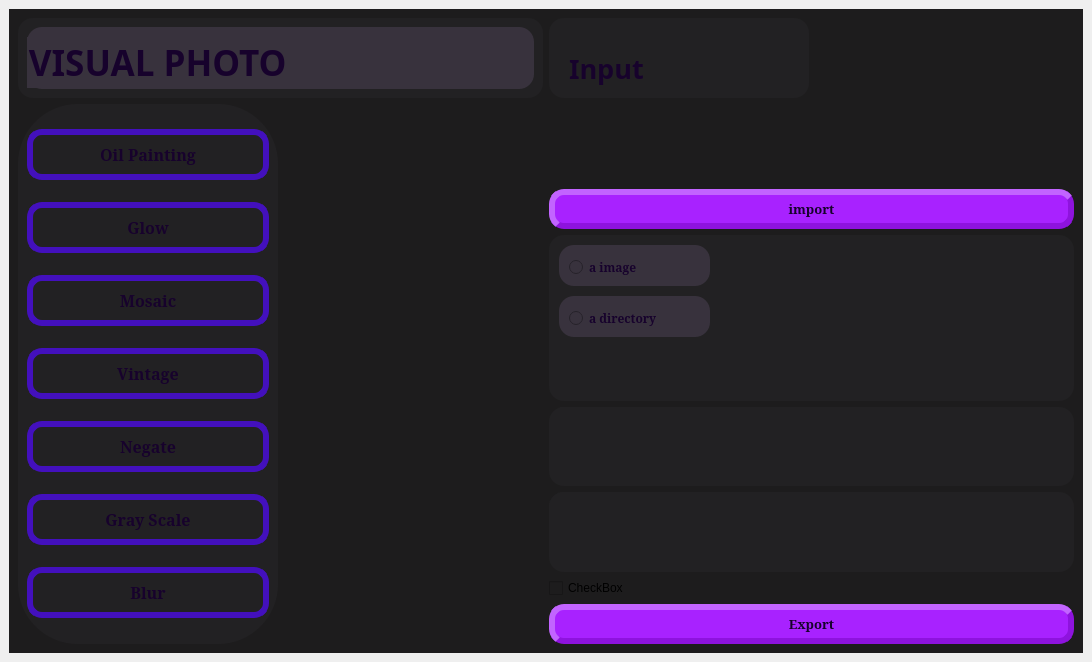
<?xml version="1.0" encoding="UTF-8"?>
<ui version="4.0">
 <class>MainWindow</class>
 <widget class="QMainWindow" name="MainWindow">
  <property name="geometry">
   <rect>
    <x>0</x>
    <y>0</y>
    <width>1092</width>
    <height>662</height>
   </rect>
  </property>
  <property name="windowTitle">
   <string>MainWindow</string>
  </property>
  <widget class="QWidget" name="centralwidget">
   <property name="maximumSize">
    <size>
     <width>1092</width>
     <height>662</height>
    </size>
   </property>
   <property name="styleSheet">
    <string notr="true"/>
   </property>
   <layout class="QGridLayout" name="gridLayout">
    <property name="sizeConstraint">
     <enum>QLayout::SetMaximumSize</enum>
    </property>
    <item row="1" column="0">
     <widget class="QFrame" name="main_grid_layout">
      <property name="maximumSize">
       <size>
        <width>1070</width>
        <height>640</height>
       </size>
      </property>
      <property name="styleSheet">
       <string notr="true">background: #1d1c1d;</string>
      </property>
      <layout class="QGridLayout" name="main_layout">
       <property name="sizeConstraint">
        <enum>QLayout::SetMaximumSize</enum>
       </property>
       <item row="9" column="4" colspan="2">
        <widget class="QPushButton" name="export_button">
         <property name="font">
          <font>
           <family>Mitra</family>
           <pointsize>10</pointsize>
           <weight>75</weight>
           <bold>true</bold>
          </font>
         </property>
         <property name="styleSheet">
          <string notr="true">QPushButton{
    background-color: #a822ff;
    border-style: outset;
    border-width: 6px;
    border-radius: 15px;
    border-color: #8e13de;
    min-width: 10em;
    padding: 5px; 
	color: #17022c;

}</string>
         </property>
         <property name="text">
          <string>Export</string>
         </property>
        </widget>
       </item>
       <item row="8" column="4">
        <widget class="QCheckBox" name="copy_files_check">
         <property name="styleSheet">
          <string notr="true">size:20;</string>
         </property>
         <property name="text">
          <string>CheckBox</string>
         </property>
        </widget>
       </item>
       <item row="3" column="4" colspan="2">
        <widget class="QPushButton" name="import_button">
         <property name="font">
          <font>
           <family>Mitra</family>
           <pointsize>10</pointsize>
           <weight>75</weight>
           <bold>true</bold>
          </font>
         </property>
         <property name="styleSheet">
          <string notr="true">QPushButton{
    background-color: #a822ff;
    border-style: outset;
    border-width: 6px;
    border-radius: 15px;
    border-color: #8e13de;
    min-width: 10em;
    padding: 5px; 
	color: #17022c;

}</string>
         </property>
         <property name="text">
          <string>import</string>
         </property>
        </widget>
       </item>
       <item row="4" column="4" rowspan="2" colspan="2">
        <widget class="QFrame" name="import_setting_fream">
         <property name="styleSheet">
          <string notr="true">background: #222123;
border-width: 6px;
border-radius: 15px;
border-color: #8e13de;</string>
         </property>
         <property name="frameShape">
          <enum>QFrame::StyledPanel</enum>
         </property>
         <property name="frameShadow">
          <enum>QFrame::Raised</enum>
         </property>
         <widget class="QFrame" name="image_fream_i">
          <property name="geometry">
           <rect>
            <x>10</x>
            <y>10</y>
            <width>151</width>
            <height>41</height>
           </rect>
          </property>
          <property name="styleSheet">
           <string notr="true">background: #38323d;
border-width: 6px;
border-radius: 15px;
border-color: #8e13de;</string>
          </property>
          <property name="frameShape">
           <enum>QFrame::StyledPanel</enum>
          </property>
          <property name="frameShadow">
           <enum>QFrame::Raised</enum>
          </property>
          <widget class="QRadioButton" name="image_i">
           <property name="geometry">
            <rect>
             <x>10</x>
             <y>10</y>
             <width>98</width>
             <height>24</height>
            </rect>
           </property>
           <property name="font">
            <font>
             <family>Mitra</family>
             <weight>75</weight>
             <bold>true</bold>
            </font>
           </property>
           <property name="styleSheet">
            <string notr="true">color: #17022c;</string>
           </property>
           <property name="text">
            <string>a image</string>
           </property>
          </widget>
         </widget>
         <widget class="QFrame" name="dir_fream_i">
          <property name="geometry">
           <rect>
            <x>10</x>
            <y>61</y>
            <width>151</width>
            <height>41</height>
           </rect>
          </property>
          <property name="styleSheet">
           <string notr="true">background: #38323d;
border-width: 6px;
border-radius: 15px;
border-color: #8e13de;</string>
          </property>
          <property name="frameShape">
           <enum>QFrame::StyledPanel</enum>
          </property>
          <property name="frameShadow">
           <enum>QFrame::Raised</enum>
          </property>
          <widget class="QRadioButton" name="dir_i">
           <property name="geometry">
            <rect>
             <x>10</x>
             <y>10</y>
             <width>98</width>
             <height>24</height>
            </rect>
           </property>
           <property name="font">
            <font>
             <family>Mitra</family>
             <weight>75</weight>
             <bold>true</bold>
            </font>
           </property>
           <property name="styleSheet">
            <string notr="true">color: #17022c;</string>
           </property>
           <property name="text">
            <string>a directory</string>
           </property>
          </widget>
         </widget>
        </widget>
       </item>
       <item row="7" column="4" colspan="2">
        <widget class="QFrame" name="num_file_fream">
         <property name="styleSheet">
          <string notr="true">background: #222123;
border-width: 6px;
border-radius: 15px;
border-color: #8e13de;</string>
         </property>
         <property name="frameShape">
          <enum>QFrame::StyledPanel</enum>
         </property>
         <property name="frameShadow">
          <enum>QFrame::Raised</enum>
         </property>
         <widget class="QLabel" name="num_file_label">
          <property name="geometry">
           <rect>
            <x>0</x>
            <y>0</y>
            <width>171</width>
            <height>44</height>
           </rect>
          </property>
          <property name="font">
           <font>
            <family>2  Mitra</family>
            <weight>75</weight>
            <bold>true</bold>
           </font>
          </property>
          <property name="styleSheet">
           <string notr="true">QLabel {
        color: #17022c;
}</string>
          </property>
          <property name="text">
           <string/>
          </property>
         </widget>
        </widget>
       </item>
       <item row="6" column="4" colspan="2">
        <widget class="QFrame" name="path_fream">
         <property name="styleSheet">
          <string notr="true">background: #222123;
border-width: 6px;
border-radius: 15px;
border-color: #8e13de;</string>
         </property>
         <property name="frameShape">
          <enum>QFrame::StyledPanel</enum>
         </property>
         <property name="frameShadow">
          <enum>QFrame::Raised</enum>
         </property>
         <widget class="QLabel" name="path_label">
          <property name="geometry">
           <rect>
            <x>10</x>
            <y>-10</y>
            <width>189</width>
            <height>55</height>
           </rect>
          </property>
          <property name="font">
           <font>
            <family>2  Mitra</family>
            <weight>75</weight>
            <bold>true</bold>
           </font>
          </property>
          <property name="styleSheet">
           <string notr="true">QLabel {
        color: #17022c;
}</string>
          </property>
          <property name="text">
           <string/>
          </property>
         </widget>
        </widget>
       </item>
       <item row="1" column="4">
        <widget class="QFrame" name="input_text_fream">
         <property name="styleSheet">
          <string notr="true">background: #222123;
border-width: 6px;
border-radius: 15px;
border-color: #8e13de;</string>
         </property>
         <property name="frameShape">
          <enum>QFrame::StyledPanel</enum>
         </property>
         <property name="frameShadow">
          <enum>QFrame::Raised</enum>
         </property>
         <widget class="QLabel" name="Input_Label">
          <property name="geometry">
           <rect>
            <x>20</x>
            <y>30</y>
            <width>101</width>
            <height>41</height>
           </rect>
          </property>
          <property name="font">
           <font>
            <family>2  Mitra</family>
            <pointsize>20</pointsize>
            <weight>75</weight>
            <bold>true</bold>
           </font>
          </property>
          <property name="styleSheet">
           <string notr="true">QLabel {
        color: #17022c;
}</string>
          </property>
          <property name="text">
           <string>Input</string>
          </property>
         </widget>
        </widget>
       </item>
       <item row="1" column="1" colspan="2">
        <widget class="QFrame" name="logo_fream1">
         <property name="styleSheet">
          <string notr="true">background: #222123;
border-width: 6px;
border-radius: 15px;
border-color: #8e13de;</string>
         </property>
         <property name="frameShape">
          <enum>QFrame::StyledPanel</enum>
         </property>
         <property name="frameShadow">
          <enum>QFrame::Raised</enum>
         </property>
         <layout class="QGridLayout" name="gridLayout_2">
          <item row="0" column="0">
           <widget class="QFrame" name="logo_fream2">
            <property name="styleSheet">
             <string notr="true">background: #38323d;
border-width: 6px;
border-radius: 15px;
border-color: #8e13de;</string>
            </property>
            <property name="frameShape">
             <enum>QFrame::StyledPanel</enum>
            </property>
            <property name="frameShadow">
             <enum>QFrame::Raised</enum>
            </property>
            <widget class="QLabel" name="VISUAL_PHOTO">
             <property name="geometry">
              <rect>
               <x>-180</x>
               <y>10</y>
               <width>561</width>
               <height>51</height>
              </rect>
             </property>
             <property name="font">
              <font>
               <family>2  Mitra</family>
               <pointsize>26</pointsize>
               <weight>75</weight>
               <bold>true</bold>
              </font>
             </property>
             <property name="styleSheet">
              <string notr="true">QLabel {
    color: #17022c;
}</string>
             </property>
             <property name="text">
              <string>                    VISUAL PHOTO</string>
             </property>
            </widget>
           </widget>
          </item>
         </layout>
        </widget>
       </item>
       <item row="2" column="1" rowspan="8">
        <widget class="QFrame" name="buttons_frame">
         <property name="styleSheet">
          <string notr="true">background: #222123;
border-width: 6px;
border-radius: 60px;
border-color: #8e13de;</string>
         </property>
         <property name="frameShape">
          <enum>QFrame::StyledPanel</enum>
         </property>
         <property name="frameShadow">
          <enum>QFrame::Raised</enum>
         </property>
         <layout class="QGridLayout" name="gridLayout_3">
          <item row="0" column="2">
           <widget class="QPushButton" name="oil_b">
            <property name="font">
             <font>
              <family>Mitra</family>
              <pointsize>12</pointsize>
              <weight>75</weight>
              <bold>true</bold>
             </font>
            </property>
            <property name="styleSheet">
             <string notr="true">QPushButton {
   
    background: qlineargradient(x1:0, y1:0, x2:0, y2:1,
                                stop:0 #790cea, stop:1 #4d0cea);
    
  
    border: 6px solid #4310bd;
    border-radius: 15px;
    outline: 2px solid rgba(255, 255, 255, 0.4);
    box-shadow: inset 0 0 12px rgba(0, 0, 0, 0.6), 
                0 4px 8px rgba(0, 0, 0, 0.4);
    
 
    color: #17022c;
    min-width: 10em;
    padding: 8px 16px;
}

QPushButton:hover {
 
    background: qlineargradient(x1:0, y1:0, x2:0, y2:1,
                                stop:0 #7f23ef, stop:1 #0303f1);
    border-color: #501dcb;
    box-shadow: inset 0 0 15px rgba(0, 0, 0, 0.8), 
                0 6px 12px rgba(0, 0, 0, 0.5);
}

QPushButton:pressed {
   
    background: qlineargradient(x1:0, y1:0, x2:0, y2:1,
                                stop:0 #9b1fe0, stop:1 #7e0dc7);
    border-color: #7a0fc0;
    padding: 10px 16px 6px 16px;
    box-shadow: inset 0 0 20px rgba(0, 0, 0, 0.9), 
                0 2px 4px rgba(0, 0, 0, 0.3);
}</string>
            </property>
            <property name="text">
             <string>Oil Painting</string>
            </property>
           </widget>
          </item>
          <item row="1" column="2">
           <widget class="QPushButton" name="glow_b">
            <property name="font">
             <font>
              <family>Mitra</family>
              <pointsize>12</pointsize>
              <weight>75</weight>
              <bold>true</bold>
             </font>
            </property>
            <property name="styleSheet">
             <string notr="true">QPushButton {
   
    background: qlineargradient(x1:0, y1:0, x2:0, y2:1,
                                stop:0 #790cea, stop:1 #4d0cea);
    
  
    border: 6px solid #4310bd;
    border-radius: 15px;
    outline: 2px solid rgba(255, 255, 255, 0.4);
    box-shadow: inset 0 0 12px rgba(0, 0, 0, 0.6), 
                0 4px 8px rgba(0, 0, 0, 0.4);
    
 
    color: #17022c;
    min-width: 10em;
    padding: 8px 16px;
}

QPushButton:hover {
 
    background: qlineargradient(x1:0, y1:0, x2:0, y2:1,
                                stop:0 #7f23ef, stop:1 #0303f1);
    border-color: #501dcb;
    box-shadow: inset 0 0 15px rgba(0, 0, 0, 0.8), 
                0 6px 12px rgba(0, 0, 0, 0.5);
}

QPushButton:pressed {
   
    background: qlineargradient(x1:0, y1:0, x2:0, y2:1,
                                stop:0 #9b1fe0, stop:1 #7e0dc7);
    border-color: #7a0fc0;
    padding: 10px 16px 6px 16px;
    box-shadow: inset 0 0 20px rgba(0, 0, 0, 0.9), 
                0 2px 4px rgba(0, 0, 0, 0.3);
}</string>
            </property>
            <property name="text">
             <string>Glow</string>
            </property>
           </widget>
          </item>
          <item row="3" column="2">
           <widget class="QPushButton" name="vintage_b">
            <property name="font">
             <font>
              <family>Mitra</family>
              <pointsize>12</pointsize>
              <weight>75</weight>
              <bold>true</bold>
             </font>
            </property>
            <property name="styleSheet">
             <string notr="true">QPushButton {
   
    background: qlineargradient(x1:0, y1:0, x2:0, y2:1,
                                stop:0 #790cea, stop:1 #4d0cea);
    
  
    border: 6px solid #4310bd;
    border-radius: 15px;
    outline: 2px solid rgba(255, 255, 255, 0.4);
    box-shadow: inset 0 0 12px rgba(0, 0, 0, 0.6), 
                0 4px 8px rgba(0, 0, 0, 0.4);
    
 
    color: #17022c;
    min-width: 10em;
    padding: 8px 16px;
}

QPushButton:hover {
 
    background: qlineargradient(x1:0, y1:0, x2:0, y2:1,
                                stop:0 #7f23ef, stop:1 #0303f1);
    border-color: #501dcb;
    box-shadow: inset 0 0 15px rgba(0, 0, 0, 0.8), 
                0 6px 12px rgba(0, 0, 0, 0.5);
}

QPushButton:pressed {
   
    background: qlineargradient(x1:0, y1:0, x2:0, y2:1,
                                stop:0 #9b1fe0, stop:1 #7e0dc7);
    border-color: #7a0fc0;
    padding: 10px 16px 6px 16px;
    box-shadow: inset 0 0 20px rgba(0, 0, 0, 0.9), 
                0 2px 4px rgba(0, 0, 0, 0.3);
}</string>
            </property>
            <property name="text">
             <string>Vintage</string>
            </property>
           </widget>
          </item>
          <item row="6" column="2">
           <widget class="QPushButton" name="Blur_b">
            <property name="font">
             <font>
              <family>Mitra</family>
              <pointsize>12</pointsize>
              <weight>75</weight>
              <bold>true</bold>
             </font>
            </property>
            <property name="styleSheet">
             <string notr="true">QPushButton {
   
    background: qlineargradient(x1:0, y1:0, x2:0, y2:1,
                                stop:0 #790cea, stop:1 #4d0cea);
    
  
    border: 6px solid #4310bd;
    border-radius: 15px;
    outline: 2px solid rgba(255, 255, 255, 0.4);
    box-shadow: inset 0 0 12px rgba(0, 0, 0, 0.6), 
                0 4px 8px rgba(0, 0, 0, 0.4);
    
 
    color: #17022c;
    min-width: 10em;
    padding: 8px 16px;
}

QPushButton:hover {
 
    background: qlineargradient(x1:0, y1:0, x2:0, y2:1,
                                stop:0 #7f23ef, stop:1 #0303f1);
    border-color: #501dcb;
    box-shadow: inset 0 0 15px rgba(0, 0, 0, 0.8), 
                0 6px 12px rgba(0, 0, 0, 0.5);
}

QPushButton:pressed {
   
    background: qlineargradient(x1:0, y1:0, x2:0, y2:1,
                                stop:0 #9b1fe0, stop:1 #7e0dc7);
    border-color: #7a0fc0;
    padding: 10px 16px 6px 16px;
    box-shadow: inset 0 0 20px rgba(0, 0, 0, 0.9), 
                0 2px 4px rgba(0, 0, 0, 0.3);
}</string>
            </property>
            <property name="text">
             <string>Blur</string>
            </property>
           </widget>
          </item>
          <item row="5" column="2">
           <widget class="QPushButton" name="gray_scale_b">
            <property name="font">
             <font>
              <family>Mitra</family>
              <pointsize>12</pointsize>
              <weight>75</weight>
              <bold>true</bold>
             </font>
            </property>
            <property name="styleSheet">
             <string notr="true">QPushButton {
   
    background: qlineargradient(x1:0, y1:0, x2:0, y2:1,
                                stop:0 #790cea, stop:1 #4d0cea);
    
  
    border: 6px solid #4310bd;
    border-radius: 15px;
    outline: 2px solid rgba(255, 255, 255, 0.4);
    box-shadow: inset 0 0 12px rgba(0, 0, 0, 0.6), 
                0 4px 8px rgba(0, 0, 0, 0.4);
    
 
    color: #17022c;
    min-width: 10em;
    padding: 8px 16px;
}

QPushButton:hover {
 
    background: qlineargradient(x1:0, y1:0, x2:0, y2:1,
                                stop:0 #7f23ef, stop:1 #0303f1);
    border-color: #501dcb;
    box-shadow: inset 0 0 15px rgba(0, 0, 0, 0.8), 
                0 6px 12px rgba(0, 0, 0, 0.5);
}

QPushButton:pressed {
   
    background: qlineargradient(x1:0, y1:0, x2:0, y2:1,
                                stop:0 #9b1fe0, stop:1 #7e0dc7);
    border-color: #7a0fc0;
    padding: 10px 16px 6px 16px;
    box-shadow: inset 0 0 20px rgba(0, 0, 0, 0.9), 
                0 2px 4px rgba(0, 0, 0, 0.3);
}</string>
            </property>
            <property name="text">
             <string>Gray Scale</string>
            </property>
           </widget>
          </item>
          <item row="4" column="2">
           <widget class="QPushButton" name="negate_b">
            <property name="font">
             <font>
              <family>Mitra</family>
              <pointsize>12</pointsize>
              <weight>75</weight>
              <bold>true</bold>
             </font>
            </property>
            <property name="styleSheet">
             <string notr="true">QPushButton {
   
    background: qlineargradient(x1:0, y1:0, x2:0, y2:1,
                                stop:0 #790cea, stop:1 #4d0cea);
    
  
    border: 6px solid #4310bd;
    border-radius: 15px;
    outline: 2px solid rgba(255, 255, 255, 0.4);
    box-shadow: inset 0 0 12px rgba(0, 0, 0, 0.6), 
                0 4px 8px rgba(0, 0, 0, 0.4);
    
 
    color: #17022c;
    min-width: 10em;
    padding: 8px 16px;
}

QPushButton:hover {
 
    background: qlineargradient(x1:0, y1:0, x2:0, y2:1,
                                stop:0 #7f23ef, stop:1 #0303f1);
    border-color: #501dcb;
    box-shadow: inset 0 0 15px rgba(0, 0, 0, 0.8), 
                0 6px 12px rgba(0, 0, 0, 0.5);
}

QPushButton:pressed {
   
    background: qlineargradient(x1:0, y1:0, x2:0, y2:1,
                                stop:0 #9b1fe0, stop:1 #7e0dc7);
    border-color: #7a0fc0;
    padding: 10px 16px 6px 16px;
    box-shadow: inset 0 0 20px rgba(0, 0, 0, 0.9), 
                0 2px 4px rgba(0, 0, 0, 0.3);
}</string>
            </property>
            <property name="text">
             <string>Negate</string>
            </property>
           </widget>
          </item>
          <item row="2" column="2">
           <widget class="QPushButton" name="mosaic_b">
            <property name="font">
             <font>
              <family>Mitra</family>
              <pointsize>12</pointsize>
              <weight>75</weight>
              <bold>true</bold>
             </font>
            </property>
            <property name="styleSheet">
             <string notr="true">QPushButton {
   
    background: qlineargradient(x1:0, y1:0, x2:0, y2:1,
                                stop:0 #790cea, stop:1 #4d0cea);
    
  
    border: 6px solid #4310bd;
    border-radius: 15px;
    outline: 2px solid rgba(255, 255, 255, 0.4);
    box-shadow: inset 0 0 12px rgba(0, 0, 0, 0.6), 
                0 4px 8px rgba(0, 0, 0, 0.4);
    
 
    color: #17022c;
    min-width: 10em;
    padding: 8px 16px;
}

QPushButton:hover {
 
    background: qlineargradient(x1:0, y1:0, x2:0, y2:1,
                                stop:0 #7f23ef, stop:1 #0303f1);
    border-color: #501dcb;
    box-shadow: inset 0 0 15px rgba(0, 0, 0, 0.8), 
                0 6px 12px rgba(0, 0, 0, 0.5);
}

QPushButton:pressed {
   
    background: qlineargradient(x1:0, y1:0, x2:0, y2:1,
                                stop:0 #9b1fe0, stop:1 #7e0dc7);
    border-color: #7a0fc0;
    padding: 10px 16px 6px 16px;
    box-shadow: inset 0 0 20px rgba(0, 0, 0, 0.9), 
                0 2px 4px rgba(0, 0, 0, 0.3);
}</string>
            </property>
            <property name="text">
             <string>Mosaic</string>
            </property>
           </widget>
          </item>
         </layout>
        </widget>
       </item>
      </layout>
     </widget>
    </item>
   </layout>
  </widget>
 </widget>
 <resources/>
 <connections/>
</ui>
